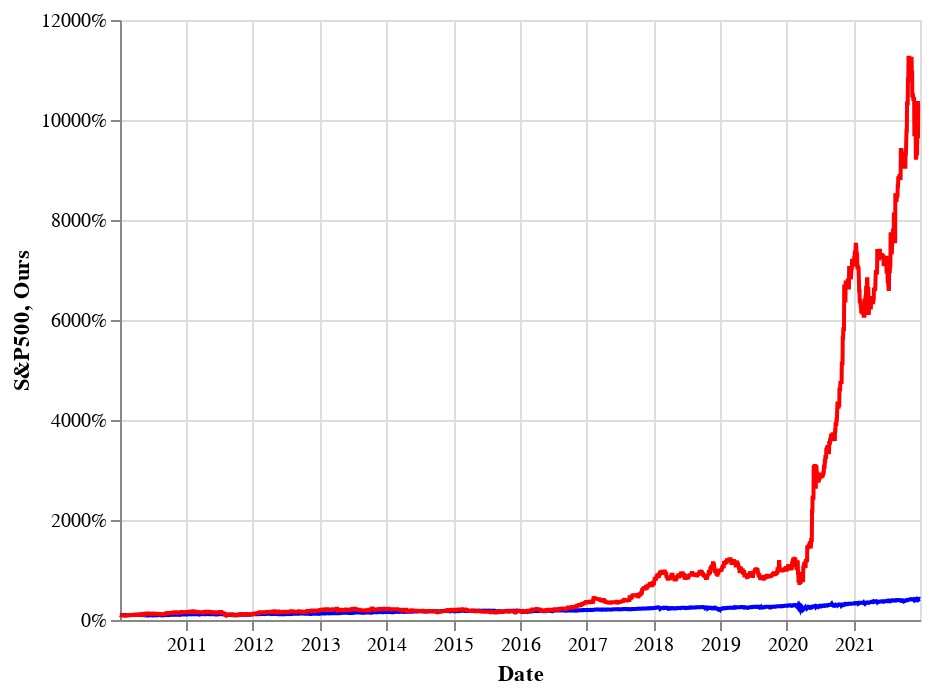

The notebook cell saved with this chart:
### Code cell
alt.Chart(results).mark_line(
    color='blue'
).encode(
    alt.X('Date:T'),
    alt.Y('S&P500:Q', axis=alt.Axis(format='%'))
) + alt.Chart(results).mark_line(
    color='red'
).encode(
    alt.X('Date:T'),
    alt.Y('Ours:Q', axis=alt.Axis(format='%'))
)

### Figure 1 — Vega-Lite specification as saved in the notebook (floating-point values rounded to 4 significant figures; data arrays with more than 128 entries replaced by an {"elided": "..."} marker saying what was removed)
{"config": {"view": {"continuousWidth": 400, "continuousHeight": 300}}, "layer": [{"mark": {"type": "line", "color": "blue"}, "encoding": {"x": {"field": "Date", "type": "temporal"}, "y": {"axis": {"format": "%"}, "field": "S&P500", "type": "quantitative"}}}, {"mark": {"type": "line", "color": "red"}, "encoding": {"x": {"field": "Date", "type": "temporal"}, "y": {"axis": {"format": "%"}, "field": "Ours", "type": "quantitative"}}}], "data": {"name": "data-16444b711a05971ef7950f7588927e67"}, "$schema": "https://vega.github.io/schema/vega-lite/v4.17.0.json", "datasets": {"data-16444b711a05971ef7950f7588927e67": {"elided": "3021 records"}}}
